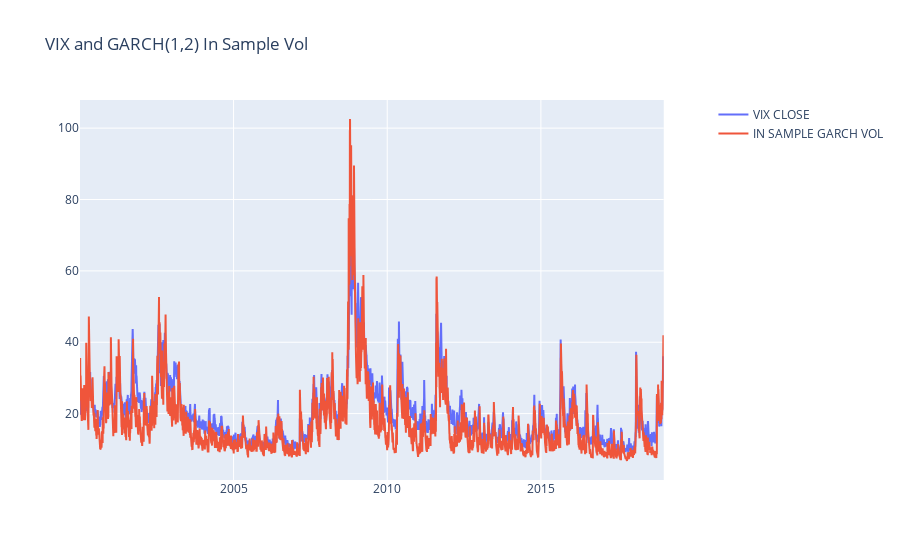

The notebook cell saved with this chart:
### Code cell
fig = make_subplots(specs=[[{"secondary_y": True}]])
fig.add_trace(
    go.Scatter(x=df_vix.index, y=df_vix["close"], mode="lines", name="VIX CLOSE"),
    secondary_y=False,
)
fig.add_trace(
    go.Scatter(
        x=res.conditional_volatility.index,
        y=res.conditional_volatility * np.sqrt(252) * 100,
        mode="lines",
        name="IN SAMPLE GARCH VOL",
    ),
    secondary_y=False,
)
fig.update_layout(title="VIX and GARCH(1,2) In Sample Vol")
fig.show()

### Figure 1 — Plotly figure (JSON) as saved in the notebook; plotly's stock layout.template omitted (floating-point values rounded to 4 significant figures; data arrays with more than 128 entries replaced by an {"elided": "..."} marker saying what was removed)
{"data": [{"mode": "lines", "name": "VIX CLOSE", "type": "scatter", "x": {"elided": "4778 str values"}, "xaxis": "x", "y": {"elided": "4778 float values"}, "yaxis": "y"}, {"mode": "lines", "name": "IN SAMPLE GARCH VOL", "type": "scatter", "x": {"elided": "4779 str values"}, "xaxis": "x", "y": {"elided": "4779 float values"}, "yaxis": "y"}], "layout": {"title": {"text": "VIX and GARCH(1,2) In Sample Vol"}, "xaxis": {"anchor": "y", "domain": [0, 0.94]}, "yaxis": {"anchor": "x", "domain": [0, 1]}, "yaxis2": {"anchor": "x", "overlaying": "y", "side": "right"}}}
